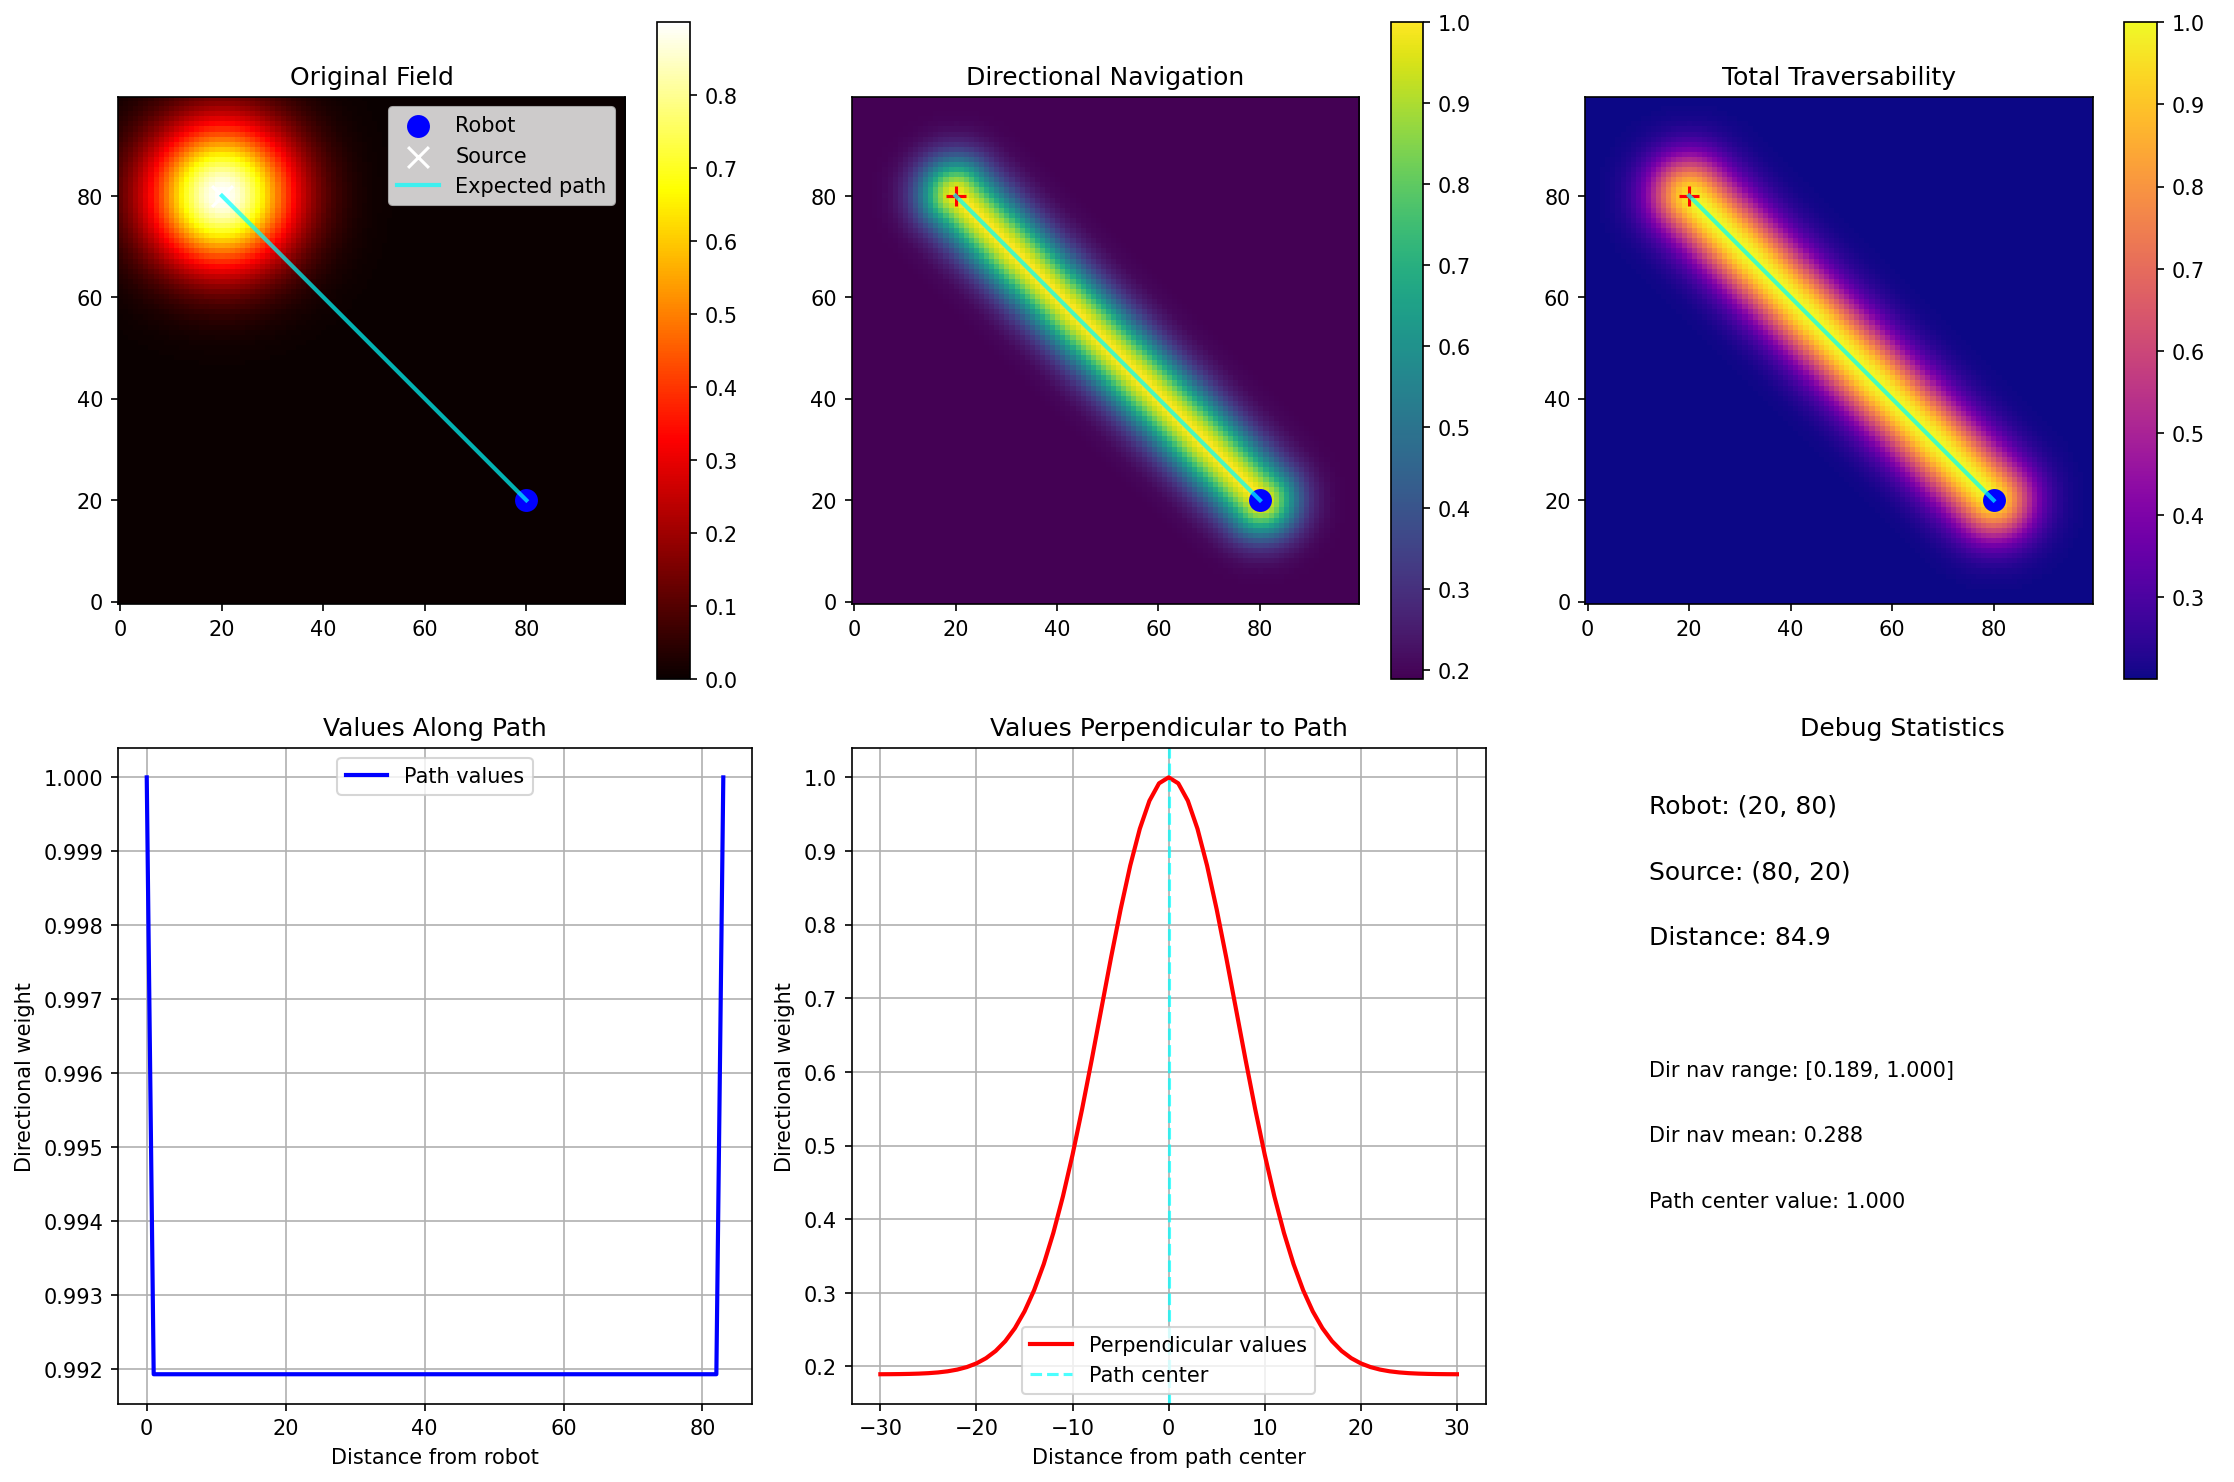

Write the Python code that produced this figure.
#!/usr/bin/env python3
"""
Debug shortest path weight application
"""

import numpy as np
import matplotlib.pyplot as plt
import sys
from pathlib import Path

# Add modules to path
sys.path.append(str(Path(__file__).parent / "test" / "modules"))

from traversability_layer import calculate_traversability_layer, TraversabilityParameters

def debug_path_weights():
    """Debug the shortest path weight calculation"""
    print("🔍 Debugging Shortest Path Weight Application...")
    
    # Create simple test case with clear visualization
    field = np.zeros((100, 100), dtype=np.float32)
    
    # Add single source at (80, 20) - easy to see path
    source_pos = (80, 20)
    robot_pos = (20, 80)
    
    Y, X = np.ogrid[:100, :100]
    source_field = 0.9 * np.exp(-((Y - source_pos[0])**2 + (X - source_pos[1])**2) / (2 * 10**2))
    field += source_field
    field = np.clip(field, 0, 1)
    
    print(f"📊 Test setup:")
    print(f"  Robot at: {robot_pos}")
    print(f"  Source at: {source_pos}")
    
    # Calculate direct distance
    direct_distance = np.sqrt((robot_pos[0] - source_pos[0])**2 + (robot_pos[1] - source_pos[1])**2)
    print(f"  Direct distance: {direct_distance:.1f} pixels")
    
    # Test with verbose parameters to see what's happening
    debug_params = TraversabilityParameters(
        path_spread_sigma=5.0,      # Narrow path for clear visualization
        distance_decay_rate=0.01,   # Weak decay to see effect
        max_source_distance=200.0,  # Large range
        robot_directional_weight=1.0  # Pure directional navigation
    )
    
    result = calculate_traversability_layer(
        field, None, robot_pos, 0.0, debug_params
    )
    
    print(f"\n🎯 Results:")
    print(f"  Sources detected: {len(result['source_locations'])}")
    
    if 'directional_navigation' in result:
        dir_nav = result['directional_navigation']
        print(f"  Directional navigation range: [{dir_nav.min():.3f}, {dir_nav.max():.3f}]")
        print(f"  Directional navigation mean: {dir_nav.mean():.3f}")
        
        # Check values along the expected path
        print(f"\n📏 Path analysis:")
        
        # Sample points along the direct path
        n_samples = 10
        for i in range(n_samples):
            t = i / (n_samples - 1)
            path_y = int(robot_pos[0] + t * (source_pos[0] - robot_pos[0]))
            path_x = int(robot_pos[1] + t * (source_pos[1] - robot_pos[1]))
            
            if 0 <= path_y < 100 and 0 <= path_x < 100:
                path_value = dir_nav[path_y, path_x]
                print(f"    Point {i}: ({path_y}, {path_x}) = {path_value:.3f}")
        
        # Check off-path points for comparison
        print(f"\n📍 Off-path comparison:")
        # Points perpendicular to path
        mid_y = (robot_pos[0] + source_pos[0]) // 2
        mid_x = (robot_pos[1] + source_pos[1]) // 2
        
        offsets = [5, 10, 15]
        for offset in offsets:
            off_y = min(99, max(0, mid_y + offset))
            off_x = min(99, max(0, mid_x))
            off_value = dir_nav[off_y, off_x]
            print(f"    Off-path +{offset}: ({off_y}, {off_x}) = {off_value:.3f}")
    
    # Create detailed visualization
    fig, axes = plt.subplots(2, 3, figsize=(15, 10))
    
    # Original field
    im1 = axes[0, 0].imshow(field, cmap='hot', origin='lower')
    axes[0, 0].scatter(robot_pos[1], robot_pos[0], c='blue', s=100, marker='o', label='Robot')
    axes[0, 0].scatter(source_pos[1], source_pos[0], c='white', s=100, marker='x', label='Source')
    # Draw expected path line
    axes[0, 0].plot([robot_pos[1], source_pos[1]], [robot_pos[0], source_pos[0]], 
                   'cyan', linewidth=2, alpha=0.7, label='Expected path')
    axes[0, 0].set_title('Original Field')
    axes[0, 0].legend()
    plt.colorbar(im1, ax=axes[0, 0])
    
    # Directional navigation
    if 'directional_navigation' in result:
        im2 = axes[0, 1].imshow(result['directional_navigation'], cmap='viridis', origin='lower')
        axes[0, 1].scatter(robot_pos[1], robot_pos[0], c='blue', s=100, marker='o')
        axes[0, 1].scatter(source_pos[1], source_pos[0], c='red', s=100, marker='+')
        axes[0, 1].plot([robot_pos[1], source_pos[1]], [robot_pos[0], source_pos[0]], 
                       'cyan', linewidth=2, alpha=0.7)
        axes[0, 1].set_title('Directional Navigation')
        plt.colorbar(im2, ax=axes[0, 1])
    
    # Total traversability
    im3 = axes[0, 2].imshow(result['total_traversability'], cmap='plasma', origin='lower')
    axes[0, 2].scatter(robot_pos[1], robot_pos[0], c='blue', s=100, marker='o')
    axes[0, 2].scatter(source_pos[1], source_pos[0], c='red', s=100, marker='+')
    axes[0, 2].plot([robot_pos[1], source_pos[1]], [robot_pos[0], source_pos[0]], 
                   'cyan', linewidth=2, alpha=0.7)
    axes[0, 2].set_title('Total Traversability')
    plt.colorbar(im3, ax=axes[0, 2])
    
    # Cross-section along the path
    if 'directional_navigation' in result:
        # Create line samples
        n_line_samples = int(direct_distance)
        line_values = []
        line_positions = []
        
        for i in range(n_line_samples):
            t = i / (n_line_samples - 1)
            ly = int(robot_pos[0] + t * (source_pos[0] - robot_pos[0]))
            lx = int(robot_pos[1] + t * (source_pos[1] - robot_pos[1]))
            
            if 0 <= ly < 100 and 0 <= lx < 100:
                line_values.append(result['directional_navigation'][ly, lx])
                line_positions.append(i)
        
        axes[1, 0].plot(line_positions, line_values, 'b-', linewidth=2, label='Path values')
        axes[1, 0].set_title('Values Along Path')
        axes[1, 0].set_xlabel('Distance from robot')
        axes[1, 0].set_ylabel('Directional weight')
        axes[1, 0].grid(True)
        axes[1, 0].legend()
    
    # Cross-section perpendicular to path
    if 'directional_navigation' in result:
        mid_y = (robot_pos[0] + source_pos[0]) // 2
        mid_x = (robot_pos[1] + source_pos[1]) // 2
        
        perp_values = []
        perp_positions = []
        
        for offset in range(-30, 31):
            py = mid_y + offset
            px = mid_x
            
            if 0 <= py < 100 and 0 <= px < 100:
                perp_values.append(result['directional_navigation'][py, px])
                perp_positions.append(offset)
        
        axes[1, 1].plot(perp_positions, perp_values, 'r-', linewidth=2, label='Perpendicular values')
        axes[1, 1].axvline(x=0, color='cyan', linestyle='--', alpha=0.7, label='Path center')
        axes[1, 1].set_title('Values Perpendicular to Path')
        axes[1, 1].set_xlabel('Distance from path center')
        axes[1, 1].set_ylabel('Directional weight')
        axes[1, 1].grid(True)
        axes[1, 1].legend()
    
    # Statistics
    axes[1, 2].text(0.1, 0.9, f"Robot: {robot_pos}", transform=axes[1, 2].transAxes, fontsize=12)
    axes[1, 2].text(0.1, 0.8, f"Source: {source_pos}", transform=axes[1, 2].transAxes, fontsize=12)
    axes[1, 2].text(0.1, 0.7, f"Distance: {direct_distance:.1f}", transform=axes[1, 2].transAxes, fontsize=12)
    
    if 'directional_navigation' in result:
        dir_nav = result['directional_navigation']
        axes[1, 2].text(0.1, 0.5, f"Dir nav range: [{dir_nav.min():.3f}, {dir_nav.max():.3f}]", 
                       transform=axes[1, 2].transAxes, fontsize=10)
        axes[1, 2].text(0.1, 0.4, f"Dir nav mean: {dir_nav.mean():.3f}", 
                       transform=axes[1, 2].transAxes, fontsize=10)
        
        # Check if path has higher values
        path_center_y = (robot_pos[0] + source_pos[0]) // 2
        path_center_x = (robot_pos[1] + source_pos[1]) // 2
        path_value = dir_nav[path_center_y, path_center_x]
        
        axes[1, 2].text(0.1, 0.3, f"Path center value: {path_value:.3f}", 
                       transform=axes[1, 2].transAxes, fontsize=10)
    
    axes[1, 2].set_title('Debug Statistics')
    axes[1, 2].axis('off')
    
    plt.tight_layout()
    plt.savefig('debug_path_weights.png', dpi=150, bbox_inches='tight')
    print(f"\n💾 Saved debug visualization to 'debug_path_weights.png'")
    
    return result

if __name__ == "__main__":
    result = debug_path_weights()
    print(f"\n🏁 Debug Analysis Complete!")